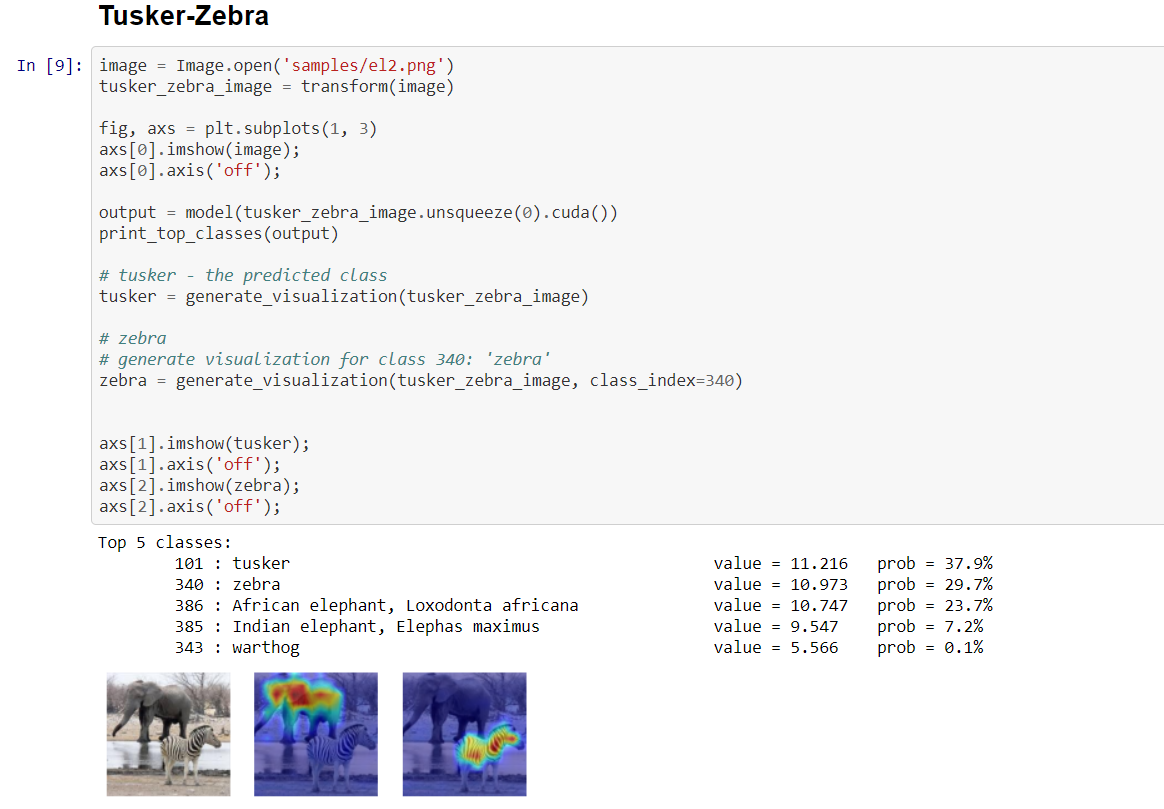
#> input picture Transformer_Explainability/example.PNG, 1164 x 809 px
$ python -i regions.py   (imports and definitions only)
#> lines starting #> are read from the running program, lines starting #| are printed output that depends on the picture
# Region-based CDAM
# Combines a CDAM and a segmentation map, similar to XRAI (https://arxiv.org/abs/1906.02825)
#
# Modified from https://github.com/PAIR-code/saliency/blob/master/saliency/core/xrai.py (Apache License 2.0)

import logging
import numpy as np
from skimage import segmentation
from skimage.morphology import dilation
from skimage.morphology import disk
from skimage.transform import resize

_logger = logging.getLogger(__name__)

_FELZENSZWALB_SCALE_VALUES = [50, 100, 150, 250, 500, 1200]
_FELZENSZWALB_SIGMA_VALUES = [0.8]
_FELZENSZWALB_IM_RESIZE = (224, 224)
_FELZENSZWALB_IM_VALUE_RANGE = [-1.0, 1.0]
_FELZENSZWALB_MIN_SEGMENT_SIZE = 150


def _normalize_image(im, value_range, resize_shape=None):
    """Normalize an image by resizing it and rescaling its values.

    Args:
        im: Input image.
        value_range: [min_value, max_value]
        resize_shape: New image shape. Defaults to None.

    Returns:
        Resized and rescaled image.
    """
    im_max = np.max(im)
    im_min = np.min(im)
    im = (im - im_min) / (im_max - im_min)
    im = im * (value_range[1] - value_range[0]) + value_range[0]
    if resize_shape is not None:
        im = resize(
            im,
            resize_shape,
            order=3,
            mode="constant",
            preserve_range=True,
            anti_aliasing=True,
        )
    return im


def _get_segments_felzenszwalb(im, resize_image=True, scale_range=None, dilation_rad=3):
    """Compute image segments based on Felzenszwalb's algorithm.

    Efficient graph-based image segmentation, Felzenszwalb, P.F.
    and Huttenlocher, D.P. International Journal of Computer Vision, 2004

    Args:
      im: Input image.
      resize_image: If True, the image is resized to 224,224 for the segmentation
                    purposes. The resulting segments are rescaled back to match
                    the original image size. It is done for consistency w.r.t.
                    segmentation parameter range. Defaults to True.
      scale_range:  Range of image values to use for segmentation algorithm.
                    Segmentation algorithm is sensitive to the input image
                    values, therefore we need to be consistent with the range
                    for all images. If None is passed, the range is scaled to
                    [-1.0, 1.0]. Defaults to None.
      dilation_rad: Sets how much each segment is dilated to include edges,
                    larger values cause more blobby segments, smaller values
                    get sharper areas. Defaults to 5.
    Returns:
        masks: A list of boolean masks as np.ndarrays if size HxW for im size of
               HxWxC.
    """

    # TODO (tolgab) Set this to default float range of 0.0 - 1.0 and tune
    # parameters for that
    if scale_range is None:
        scale_range = _FELZENSZWALB_IM_VALUE_RANGE
    # Normalize image value range and size
    original_shape = im.shape[:2]
    # TODO (tolgab) This resize is unnecessary with more intelligent param range
    # selection
    if resize_image:
        im = _normalize_image(im, scale_range, _FELZENSZWALB_IM_RESIZE)
    else:
        im = _normalize_image(im, scale_range)
    segs = []
    for scale in _FELZENSZWALB_SCALE_VALUES:
        for sigma in _FELZENSZWALB_SIGMA_VALUES:
            seg = segmentation.felzenszwalb(
                im, scale=scale, sigma=sigma, min_size=_FELZENSZWALB_MIN_SEGMENT_SIZE
            )
            if resize_image:
                seg = resize(
                    seg,
                    original_shape,
                    order=0,
                    preserve_range=True,
                    mode="constant",
                    anti_aliasing=False,
                ).astype(int)
            segs.append(seg)
    masks = _unpack_segs_to_masks(segs)
    if dilation_rad:
        footprint = disk(dilation_rad)
        masks = [dilation(mask, footprint=footprint) for mask in masks]
    return masks


def _attr_aggregation_max(attr, axis=-1):
    return attr.max(axis=axis)


# [11 lines left out: function _gain_density, not called in this run]


def _get_diff_mask(add_mask, base_mask):
    return np.logical_and(add_mask, np.logical_not(base_mask))


def _get_diff_cnt(add_mask, base_mask):
    return np.sum(_get_diff_mask(add_mask, base_mask))


def _unpack_segs_to_masks(segs):
    masks = []
    for seg in segs:
        for l in range(seg.min(), seg.max() + 1):
            masks.append(seg == l)
    return masks

# adapted from _xrai and _xrai_fast, where attr -> maps.
# [151 lines left out: function regions, not called in this run]

>>> import cv2
>>> picture = cv2.imread('Transformer_Explainability/example.PNG', cv2.IMREAD_GRAYSCALE)
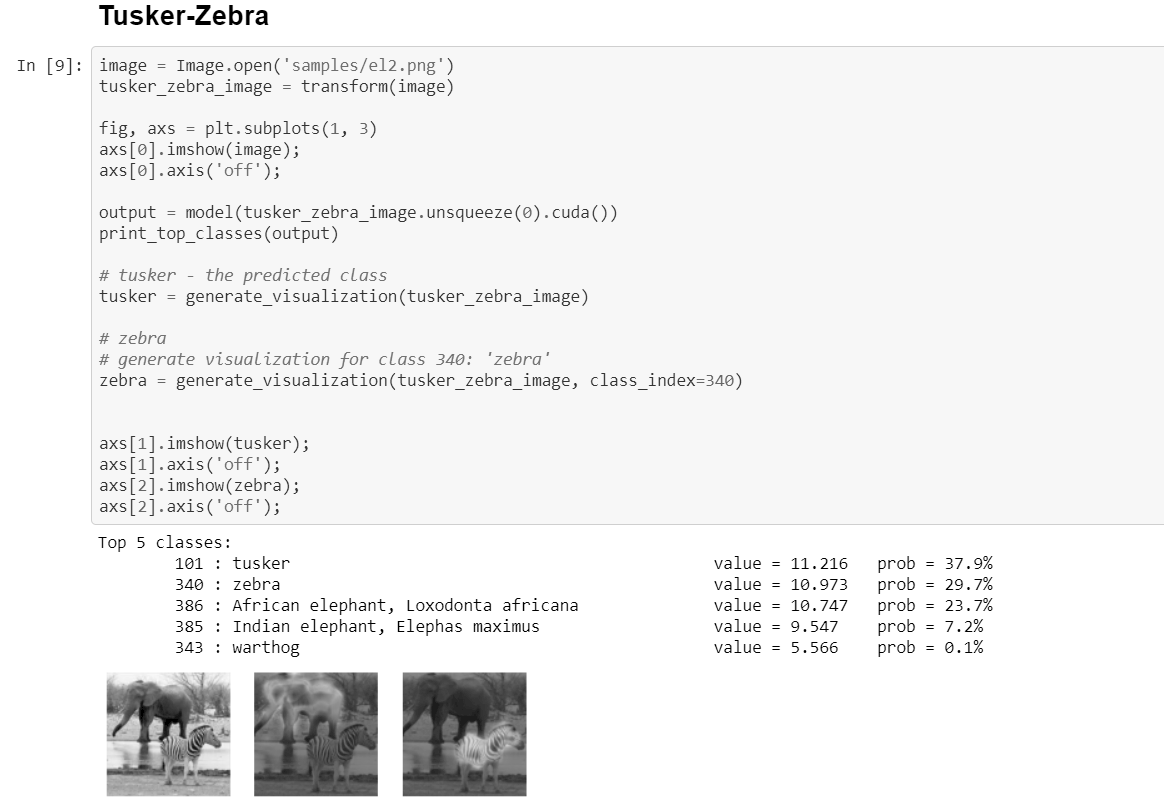
#> picture: shape (809, 1164); min 0, max 255, mean 239.5
>>> result = _get_segments_felzenszwalb(picture)
#> in _normalize_image, `im_max = np.max(im)`: im_max = 255
#> in _normalize_image, `im_min = np.min(im)`: im_min = 0
#> in _normalize_image, `im = resize( im, resize_shape, order=3, mode="constant", preserve_rang..`:
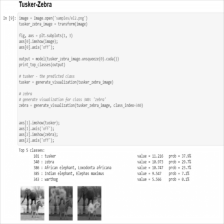
#> im: shape (224, 224) float64; min -0.948, max 1, mean 0.877; drawn with min black and max white
#> after the loop in _get_segments_felzenszwalb, `for scale in _FELZENSZWALB_SCALE_VALUES:`: segs = 6 items
#> the loop in _unpack_segs_to_masks, `for seg in segs:` made 6 passes
#> after the loop in _unpack_segs_to_masks, `for seg in segs:`: masks = 164 items
#> result = 164 items

$ run again, on Transformer_Explainability/DeiT.PNG
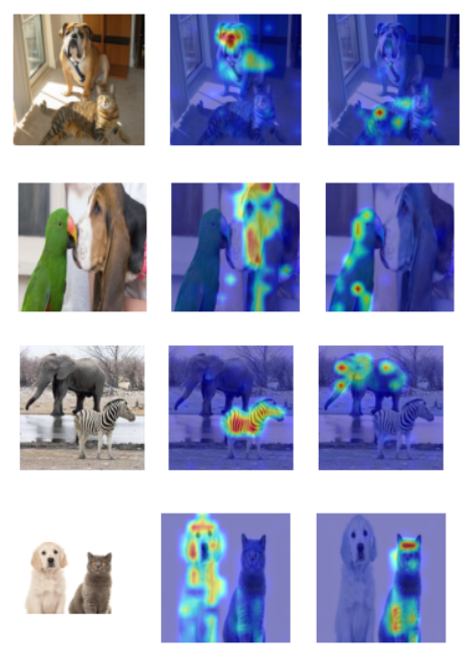
#> input picture Transformer_Explainability/DeiT.PNG, 460 x 671 px
#> `picture = cv2.imread('Transformer_Explainability/example.PNG', cv2.IMR..`:
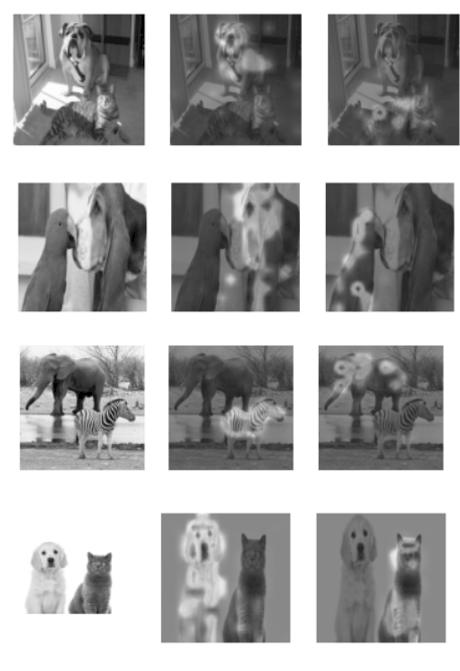
#> picture: shape (671, 460); min 0, max 255, mean 168.6
#> im_max = 255
#> im_min = 0
#> in _normalize_image, `im = resize( im, resize_shape, order=3, mode="constant", preserve_rang..`:
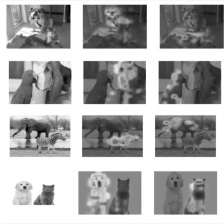
#> im: shape (224, 224) float64; min -1, max 1, mean 0.322; drawn with min black and max white
#> after the loop in _get_segments_felzenszwalb, `for scale in _FELZENSZWALB_SCALE_VALUES:`: segs = 6 items
#> the loop in _unpack_segs_to_masks, `for seg in segs:` made 6 passes
#> after the loop in _unpack_segs_to_masks, `for seg in segs:`: masks = 376 items

$ run again, on Transformer_Explainability/method-page-001.jpg
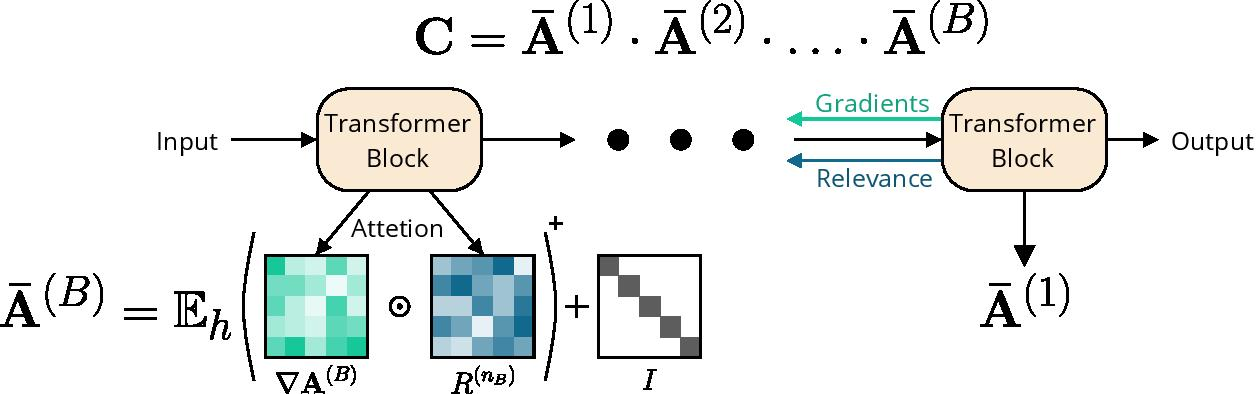
#> input picture Transformer_Explainability/method-page-001.jpg, 1258 x 394 px
#> `picture = cv2.imread('Transformer_Explainability/example.PNG', cv2.IMR..`:
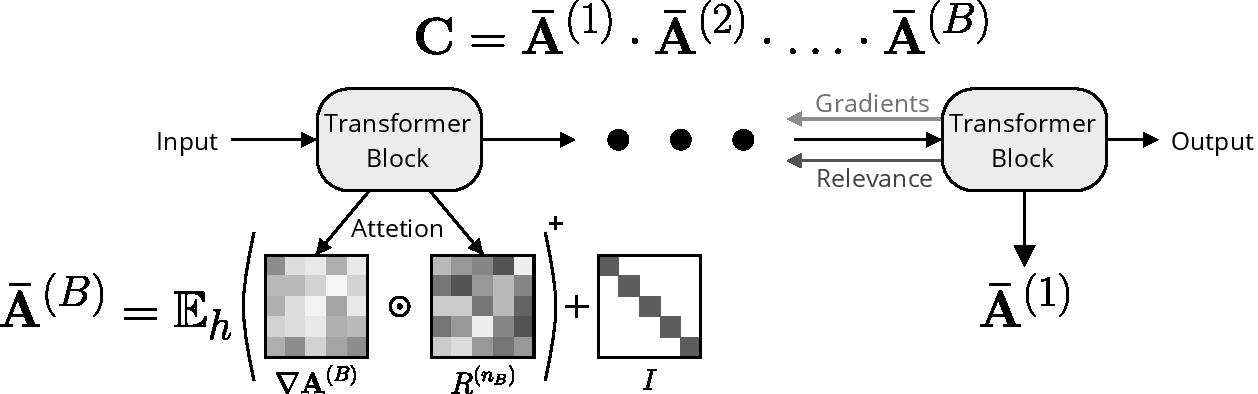
#> picture: shape (394, 1258); min 0, max 255, mean 237.2
#> im_max = 255
#> im_min = 0
#> in _normalize_image, `im = resize( im, resize_shape, order=3, mode="constant", preserve_rang..`:
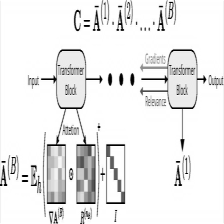
#> im: shape (224, 224) float64; min -1, max 1, mean 0.86; drawn with min black and max white
#> after the loop in _get_segments_felzenszwalb, `for scale in _FELZENSZWALB_SCALE_VALUES:`: segs = 6 items
#> the loop in _unpack_segs_to_masks, `for seg in segs:` made 6 passes
#> after the loop in _unpack_segs_to_masks, `for seg in segs:`: masks = 193 items
